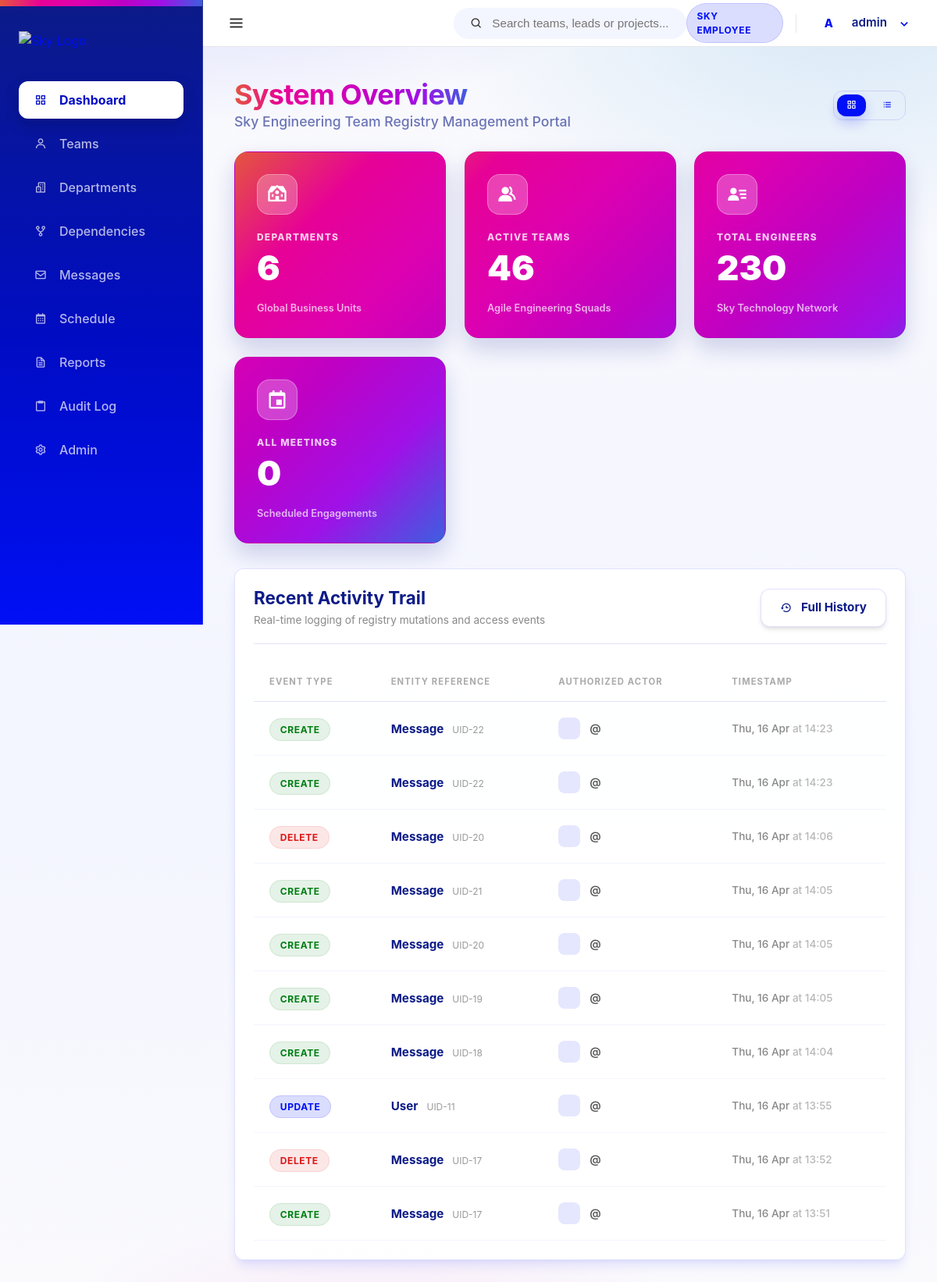
Screenshot of /dashboard/ (signed in) with the database file from the repository.
### core/models.py (models this page shows, shortened)
class User(AbstractUser):
    class Meta:
        verbose_name = 'User'
        verbose_name_plural = 'Users'

class AuditLog(models.Model):
    audit_id = models.AutoField(primary_key=True)
    actor_user = models.ForeignKey(User, on_delete=models.SET_NULL, null=True, blank=True, related_name='audit_actions')
    ACTION_CHOICES = [
        ('CREATE', 'Create'),
        ('UPDATE', 'Update'),
        ('DELETE', 'Delete'),
    ]
    action_type = models.CharField(max_length=10, choices=ACTION_CHOICES)
    entity_type = models.CharField(max_length=50) # Team/Department/User etc.
    entity_id = models.IntegerField()
    action_changed_at = models.DateTimeField(auto_now_add=True)
    change_summary = models.TextField()

### core/views.py (the view)
# urls.py: path('', views.dashboard, name='dashboard'),
@login_required
def dashboard(request):
    view_mode = request.GET.get('view', 'grid')
    context = {
        'total_teams': Team.objects.count(),
        'total_depts': Department.objects.count(),
        'total_members': TeamMember.objects.count(),
        'total_meetings': Meeting.objects.count(),
        'recent_updates': AuditLog.objects.all().order_by('-action_changed_at')[:10],
        'view_mode': view_mode,
    }
    return render(request, 'dashboard.html', context)

### templates/dashboard.html (shortened to what this page needs)
{% extends 'base.html' %}
{% block content %}
<div class="flex-between mb-2 animate-slide-up">
    <div class="dashboard-header">
        <h1 class="spectrum-text" style="font-size: 2.25rem; letter-spacing: -0.02em;">System Overview</h1>
        <p style="color: var(--sky-header-blue); opacity: 0.6; font-weight: 500; font-size: 1.1rem;">Sky Engineering Team Registry Management Portal</p>
    </div>
    <div class="flex-center gap-1" style="background: var(--surface-strong); border-radius: var(--radius); padding: 0.25rem; border: 1px solid var(--border);">
        <a href="?view=grid"
           class="btn {% if view_mode == 'grid' %}btn-primary{% else %}btn-ghost{% endif %}"
           style="padding: 0.45rem 0.75rem; font-size: 0.85rem; text-decoration: none;"
           title="Grid view">
            <i class='bx bx-grid-alt'></i>
        </a>
        <a href="?view=list"
           class="btn {% if view_mode == 'list' %}btn-primary{% else %}btn-ghost{% endif %}"
           style="padding: 0.45rem 0.75rem; font-size: 0.85rem; text-decoration: none;"
           title="List view">
            <i class='bx bx-list-ul'></i>
        </a>
    </div>
</div>
<div class="{% if view_mode == 'list' %}list-dashboard{% else %}grid-dashboard{% endif %} mb-2" style="margin-top: 1.5rem;">
    <div class="quick-card is-1 animate-slide-up spell-tilt spell-shine" style="animation-delay: 0.1s;">
        <div class="icon-box">
            <i class='bx bxs-institution'></i>
        </div>
        <div>
            <div style="font-size: 0.75rem; font-weight: 800; opacity: 0.8; margin-bottom: 0.5rem; text-transform: uppercase; letter-spacing: 0.1em;">DEPARTMENTS</div>
            <div style="font-size: 2.75rem; font-weight: 900; line-height: 1;">{{ total_depts }}</div>
        </div>
        <div style="font-size: 0.8rem; font-weight: 600; opacity: 0.7; margin-top: auto;">Global Business Units</div>
    </div>
    <div class="quick-card is-2 animate-slide-up spell-tilt spell-shine" style="animation-delay: 0.2s;">
        <div class="icon-box">
            <i class='bx bxs-group'></i>
        </div>
        <div>
            <div style="font-size: 0.75rem; font-weight: 800; opacity: 0.8; margin-bottom: 0.5rem; text-transform: uppercase; letter-spacing: 0.1em;">ACTIVE TEAMS</div>
            <div style="font-size: 2.75rem; font-weight: 900; line-height: 1;">{{ total_teams }}</div>
        </div>
        <div style="font-size: 0.8rem; font-weight: 600; opacity: 0.7; margin-top: auto;">Agile Engineering Squads</div>
    </div>
    <div class="quick-card is-3 animate-slide-up spell-tilt spell-shine" style="animation-delay: 0.3s;">
        <div class="icon-box">
            <i class='bx bxs-user-detail'></i>
        </div>
        <div>
            <div style="font-size: 0.75rem; font-weight: 800; opacity: 0.8; margin-bottom: 0.5rem; text-transform: uppercase; letter-spacing: 0.1em;">TOTAL ENGINEERS</div>
            <div style="font-size: 2.75rem; font-weight: 900; line-height: 1;">{{ total_members }}</div>
        </div>
        <div style="font-size: 0.8rem; font-weight: 600; opacity: 0.7; margin-top: auto;">Sky Technology Network</div>
    </div>
    <div class="quick-card is-4 animate-slide-up spell-tilt spell-shine" style="animation-delay: 0.4s;">
        <div class="icon-box">
            <i class='bx bx-calendar-event'></i>
        </div>
        <div>
            <div style="font-size: 0.75rem; font-weight: 800; opacity: 0.8; margin-bottom: 0.5rem; text-transform: uppercase; letter-spacing: 0.1em;">ALL MEETINGS</div>
            <div style="font-size: 2.75rem; font-weight: 900; line-height: 1;">{{ total_meetings }}</div>
        </div>
        <div style="font-size: 0.8rem; font-weight: 600; opacity: 0.7; margin-top: auto;">Scheduled Engagements</div>
    </div>
</div>
<div class="row animate-slide-up" style="animation-delay: 0.4s; margin-top: 2rem;">
    <div class="card spell-tilt" style="width: 100%;">
        <div class="card-header" style="margin-bottom: 1.5rem; display: flex; justify-content: space-between; align-items: center; border-bottom: 1px solid var(--border); padding-bottom: 1.25rem;">
            <div>
                <h2 style="font-size: 1.4rem; color: var(--sky-header-blue);">Recent Activity Trail</h2>
                <p style="font-size: 0.85rem; color: #888; margin-top: 0.25rem;">Real-time logging of registry mutations and access events</p>
            </div>
            <a href="{% url 'core:audit_log' %}" class="btn btn-secondary">
                <i class='bx bx-history'></i> Full History
            </a>
        </div>
        <table style="width: 100%; border-collapse: collapse;">
            <thead>
                <tr style="text-align: left; color: #aaa; font-size: 0.7rem; text-transform: uppercase; letter-spacing: 0.1em; border-bottom: 1px solid var(--border);">
                    <th style="padding: 1rem 1.25rem;">Event Type</th>
                    <th style="padding: 1rem 1.25rem;">Entity Reference</th>
                    <th style="padding: 1rem 1.25rem;">Authorized Actor</th>
                    <th style="padding: 1rem 1.25rem;">Timestamp</th>
                </tr>
            </thead>
            <tbody>
                {% for log in recent_updates %}
                <tr style="border-bottom: 1px solid var(--sky-surface-strong); transition: background 0.2s ease;">
                    <td style="padding: 1.25rem;">
                        <span class="badge {% if log.action_type == 'CREATE' %}badge-green{% elif log.action_type == 'DELETE' %}badge-red{% else %}badge-blue{% endif %}">
                            {{ log.action_type }}
                        </span>
                    </td>
                    <td style="padding: 1.25rem;">
                        <span style="font-weight: 700; color: var(--sky-header-blue); font-size: 0.95rem;">{{ log.entity_type }}</span>
                        <span style="font-size: 0.75rem; color: #999; margin-left: 0.4rem;">UID-{{ log.entity_id }}</span>
                    </td>
                    <td style="padding: 1.25rem;">
                        <div style="display: flex; align-items: center; gap: 0.75rem;">
                            <div style="width: 28px; height: 28px; background: var(--sky-tint-10); border-radius: 8px; display: flex; align-items: center; justify-content: center; font-size: 0.75rem; font-weight: 800; color: var(--sky-primary);">
                            </div>
                            <span style="font-weight: 600; color: #555; font-size: 0.9rem;">@{{ log.actor_user.username }}</span>
                        </div>
                    </td>
                    <td style="padding: 1.25rem; font-size: 0.85rem; color: #888; font-weight: 500;">
                        {{ log.action_changed_at|date:"D, d M" }} <span style="opacity: 0.6;">at {{ log.action_changed_at|date:"H:i" }}</span>
                    </td>
                </tr>
                {% endfor %}
            </tbody>
        </table>
    </div>
</div>
{% endblock %}

### templates/base.html (shortened to what this page needs)
{% load static %}
<!DOCTYPE html>
<html lang="en">
<head>
    <link rel="stylesheet" href="{% static 'css/sky-layout.css' %}">
    <link rel="stylesheet" href="{% static 'css/style.css' %}">
    <link href='https://unpkg.com/boxicons@2.1.4/css/boxicons.min.css' rel='stylesheet'>
</head>
<body>
    <div class="app-container">
        <nav class="sidebar">
            <div class="sidebar-header">
                <a href="{% url 'core:dashboard' %}" class="logo-link">
                    <img src="{% static 'images/Sky-spectrum-rgb.png' %}" alt="Sky Logo" class="sky-logo-img sidebar-logo">
                </a>
            </div>
            <ul class="nav-links">
                <li class="nav-item">
                    <a href="{% url 'core:dashboard' %}" class="nav-link {% if request.resolver_match.url_name == 'dashboard' %}active{% endif %}">
                        <i class='bx bx-grid-alt'></i> <span class="nav-label">Dashboard</span>
                    </a>
                </li>
                <li class="nav-item">
                    <a href="{% url 'teams:team_list' %}" class="nav-link {% if 'teams' in request.path %}active{% endif %}">
                        <i class='bx bx-user'></i> <span class="nav-label">Teams</span>
                    </a>
                </li>
                <li class="nav-item">
                    <a href="{% url 'organisation:org_chart' %}" class="nav-link {% if 'organisation' in request.path and 'dependencies' not in request.path %}active{% endif %}">
                        <i class='bx bx-buildings' ></i> <span class="nav-label">Departments</span>
                    </a>
                </li>
                <li class="nav-item">
                    <a href="{% url 'organisation:dependencies' %}" class="nav-link {% if 'dependencies' in request.path %}active{% endif %}">
                        <i class='bx bx-git-repo-forked' ></i> <span class="nav-label">Dependencies</span>
                    </a>
                </li>
                <li class="nav-item">
                    <a href="{% url 'messages_app:inbox' %}" class="nav-link {% if 'messages' in request.path %}active{% endif %}">
                        <i class='bx bx-envelope' ></i> <span class="nav-label">Messages</span>
                    </a>
                </li>
                <li class="nav-item">
                    <a href="{% url 'schedule:calendar' %}" class="nav-link {% if 'schedule' in request.path %}active{% endif %}">
                        <i class='bx bx-calendar' ></i> <span class="nav-label">Schedule</span>
                    </a>
                </li>
                <li class="nav-item">
                    <a href="{% url 'reports:reports_home' %}" class="nav-link {% if 'reports' in request.path %}active{% endif %}">
                        <i class='bx bx-file' ></i> <span class="nav-label">Reports</span>
                    </a>
                </li>
                <li class="nav-item">
                    <a href="{% url 'core:audit_log' %}" class="nav-link {% if 'audit' in request.path %}active{% endif %}">
                        <i class='bx bx-clipboard' ></i> <span class="nav-label">Audit Log</span>
                    </a>
                </li>
                {% if user.is_superuser %}
                <li class="nav-item">
                    <a href="/admin/" class="nav-link">
                        <i class='bx bx-cog' ></i> <span class="nav-label">Admin</span>
                    </a>
                </li>
                {% endif %}
            </ul>
            </nav>
        <div class="main-wrapper">
            <header class="top-navbar" style="display: flex; align-items: center; justify-content: space-between; height: 60px;">
                <div class="navbar-left">
                    <button id="sidebar-toggle" class="sidebar-toggle-btn" aria-label="Toggle Sidebar">
                        <i class='bx bx-menu'></i>
                    </button>
                </div>
                <div class="navbar-middle">
                    <div class="search-bar-container" id="global-search">
                        <div class="search-bar">
                            <i class='bx bx-search'></i>
                            <input type="text" placeholder="Search teams, leads or projects..." id="search-input">
                        </div>
                    </div>
                </div>
                <div class="navbar-right" style="display: flex; align-items: center; gap: 12px;">
                    <span class="badge badge-blue" style="vertical-align: middle; display: inline-flex; align-items: center;">SKY EMPLOYEE</span>
                    <div class="nav-user-dropdown" id="user-dropdown-container" style="display: flex; align-items: center;">
                        <div class="nav-avatar-trigger" id="user-dropdown-btn" style="display: flex; align-items: center;">
                            <div class="avatar-circle small">
                                {% if user.first_name %}{{ user.first_name|first|upper }}{% else %}{{ user.username|first|upper }}{% endif %}{% if user.last_name %}{{ user.last_name|first|upper }}{% endif %}
                            </div>
                            <span class="user-fullname">{{ user.get_full_name|default:user.username }}</span>
                            <i class='bx bx-chevron-down'></i>
                        </div>
                    </div>
                </div>
            </header>
            <main class="content-area animate-slide-up">
                {% block content %}{% endblock %}
            </main>
        </div>
    </div>
</body>
</html>

### rows the page displays
User: username|first "A", get_full_name "admin"
AuditLog: action_type "CREATE", entity_type "Message", entity_id "22", action_changed_at "Thu, 16 Apr", action_changed_at "14:23"
AuditLog: action_type "CREATE", entity_type "Message", entity_id "22", action_changed_at "Thu, 16 Apr", action_changed_at "14:23"
AuditLog: action_type "DELETE", entity_type "Message", entity_id "20", action_changed_at "Thu, 16 Apr", action_changed_at "14:06"
AuditLog: action_type "CREATE", entity_type "Message", entity_id "21", action_changed_at "Thu, 16 Apr", action_changed_at "14:05"
AuditLog: action_type "CREATE", entity_type "Message", entity_id "20", action_changed_at "Thu, 16 Apr", action_changed_at "14:05"
AuditLog: action_type "CREATE", entity_type "Message", entity_id "19", action_changed_at "Thu, 16 Apr", action_changed_at "14:05"
AuditLog: action_type "CREATE", entity_type "Message", entity_id "18", action_changed_at "Thu, 16 Apr", action_changed_at "14:04"
AuditLog: action_type "UPDATE", entity_type "User", entity_id "11", action_changed_at "Thu, 16 Apr", action_changed_at "13:55"
AuditLog: action_type "DELETE", entity_type "Message", entity_id "17", action_changed_at "Thu, 16 Apr", action_changed_at "13:52"
AuditLog: action_type "CREATE", entity_type "Message", entity_id "17", action_changed_at "Thu, 16 Apr", action_changed_at "13:51"

### other values shown
{{ total_depts }} "6"
{{ total_teams }} "46"
{{ total_members }} "230"
{{ total_meetings }} "0"
